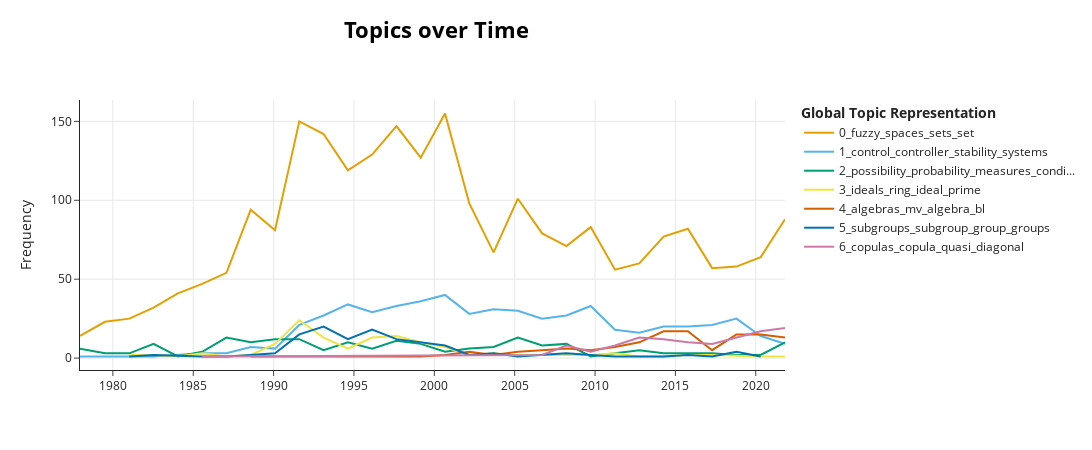

Write notebook code for a chart like this one.
### Code cell
top_n_topics = 7
img = topic_model.visualize_topics_over_time(topics_over_time, top_n_topics=top_n_topics)
img.show()

file_name = "plt\\plt_b_" +  str(nr_bins) + "_t_" + str(top_n_topics) + ".html"
# img.write_image("test.png")
img.write_html(file_name)

### Figure 1 — Plotly figure (JSON) as saved in the notebook; plotly's stock layout.template omitted (floating-point values rounded to 4 significant figures)
{"data": [{"hoverinfo": "text", "hovertext": ["<b>Topic 0</b><br>Words: decision, sets, team, alternatives, concept", "<b>Topic 0</b><br>Words: sets, fuzzy, decision, formal, implication", "<b>Topic 0</b><br>Words: fuzzy, relations, dynamical, metaphor, sets", "<b>Topic 0</b><br>Words: fuzzy, choice, criteria, sets, set", "<b>Topic 0</b><br>Words: fuzzy, relation, topological, vt, equations", "<b>Topic 0</b><br>Words: fuzzy, relation, decision, solution, topological", "<b>Topic 0</b><br>Words: fuzzy, decision, sets, set, utility", "<b>Topic 0</b><br>Words: dm, fuzzy, spaces, sets, topological", "<b>Topic 0</b><br>Words: fuzzy, set, sets, spaces, properties", "<b>Topic 0</b><br>Words: fuzzy, spaces, topological, space, sets", "<b>Topic 0</b><br>Words: fuzzy, spaces, topological, sets, properties", "<b>Topic 0</b><br>Words: fuzzy, preference, decision, properties, set", "<b>Topic 0</b><br>Words: fuzzy, sets, spaces, decision, preference", "<b>Topic 0</b><br>Words: fuzzy, numbers, spaces, sets, topological", "<b>Topic 0</b><br>Words: fuzzy, set, sets, paper, decision", "<b>Topic 0</b><br>Words: fuzzy, mappings, sets, decision, paper", "<b>Topic 0</b><br>Words: fuzzy, spaces, sets, uniform, mappings", "<b>Topic 0</b><br>Words: voter, spaces, fuzzy, aggregation, paper", "<b>Topic 0</b><br>Words: spaces, fuzzy, sets, logic, transitivity", "<b>Topic 0</b><br>Words: spaces, fuzzy, sets, connectedness, topological", "<b>Topic 0</b><br>Words: implications, fuzzy, spaces, interval, properties", "<b>Topic 0</b><br>Words: topological, spaces, metric, sets, fuzzy", "<b>Topic 0</b><br>Words: topological, spaces, fuzzy, solutions, relations", "<b>Topic 0</b><br>Words: aggregation, metric, fuzzy, reciprocal, implications", "<b>Topic 0</b><br>Words: preference, fuzzy, interval, decision, set", "<b>Topic 0</b><br>Words: fuzzy, aggregation, properties, metric, spaces", "<b>Topic 0</b><br>Words: aggregation, metric, fuzzy, functions, consistency", "<b>Topic 0</b><br>Words: implications, preference, fuzzy, set, type", "<b>Topic 0</b><br>Words: preference, numbers, fuzzy, functions, decision", "<b>Topic 0</b><br>Words: metric, choquet, fuzzy, aggregation, integral"], "marker": {"color": "#E69F00"}, "mode": "lines", "name": "0_fuzzy_spaces_sets_set", "x": ["1977-12-15T10:39:21.600000", "1979-07-06T20:48:00", "1981-01-08T17:36:00", "1982-07-14T14:24:00", "1984-01-17T11:12:00", "1985-07-22T08:00:00", "1987-01-25T04:48:00", "1988-07-30T01:36:00", "1990-02-01T22:24:00", "1991-08-07T19:12:00", "1993-02-09T16:00:00", "1994-08-15T12:48:00", "1996-02-18T09:36:00", "1997-08-23T06:24:00", "1999-02-26T03:12:00", "2000-08-31T00:00:00", "2002-03-05T20:48:00", "2003-09-08T17:36:00", "2005-03-13T14:24:00", "2006-09-16T11:12:00", "2008-03-21T08:00:00", "2009-09-24T04:48:00", "2011-03-30T01:36:00", "2012-10-01T22:24:00", "2014-04-06T19:12:00", "2015-10-10T16:00:00", "2017-04-14T12:48:00", "2018-10-18T09:36:00", "2020-04-22T06:24:00", "2021-10-26T03:12:00"], "y": [14, 23, 25, 32, 41, 47, 54, 94, 81, 150, 142, 119, 129, 147, 127, 155, 98, 67, 101, 79, 71, 83, 56, 60, 77, 82, 57, 58, 64, 88], "type": "scatter"}, {"hoverinfo": "text", "hovertext": ["<b>Topic 1</b><br>Words: subsequent, adjustment, reviewed, explicitly, identified", "<b>Topic 1</b><br>Words: distinguish, classes, computationally, supervised, artificial", "<b>Topic 1</b><br>Words: vocal, emitted, tiredness, humour, speaker", "<b>Topic 1</b><br>Words: classifier, utilizing, diagnostics, experimentation, medicine", "<b>Topic 1</b><br>Words: subclassifiers, algorithm, possibility, classification, shown", "<b>Topic 1</b><br>Words: speech, parsing, controller, self, organizing", "<b>Topic 1</b><br>Words: recognition, speech, pattern, controller, pi", "<b>Topic 1</b><br>Words: pad, controller, control, recognition, simple", "<b>Topic 1</b><br>Words: control, controller, rules, controllers, design", "<b>Topic 1</b><br>Words: control, controller, output, rules, learning", "<b>Topic 1</b><br>Words: control, controller, learning, rules, rule", "<b>Topic 1</b><br>Words: rules, neural, control, controller, stability", "<b>Topic 1</b><br>Words: control, controllers, controller, rules, learning", "<b>Topic 1</b><br>Words: control, learning, controller, neural, controllers", "<b>Topic 1</b><br>Words: control, controller, sliding, stability, controllers", "<b>Topic 1</b><br>Words: control, controller, learning, adaptive, systems", "<b>Topic 1</b><br>Words: control, rule, adaptive, learning, proposed", "<b>Topic 1</b><br>Words: control, stability, feedback, delay, controller", "<b>Topic 1</b><br>Words: stability, delay, control, conditions, systems", "<b>Topic 1</b><br>Words: control, controller, delay, design, systems", "<b>Topic 1</b><br>Words: control, nonlinear, delay, design, systems", "<b>Topic 1</b><br>Words: control, som, adaptive, controller, stability", "<b>Topic 1</b><br>Words: controller, control, drowsiness, nonlinear, feedback", "<b>Topic 1</b><br>Words: control, design, nonlinear, systems, adaptive", "<b>Topic 1</b><br>Words: control, controller, design, tracking, adaptive", "<b>Topic 1</b><br>Words: control, controller, design, nonlinear, feedback", "<b>Topic 1</b><br>Words: control, controller, systems, design, nonlinear", "<b>Topic 1</b><br>Words: control, pde, tracking, lyapunov, error", "<b>Topic 1</b><br>Words: stability, descriptions, facial, controller, multirate"], "marker": {"color": "#56B4E9"}, "mode": "lines", "name": "1_control_controller_stability_systems", "x": ["1977-12-15T10:39:21.600000", "1979-07-06T20:48:00", "1981-01-08T17:36:00", "1982-07-14T14:24:00", "1985-07-22T08:00:00", "1987-01-25T04:48:00", "1988-07-30T01:36:00", "1990-02-01T22:24:00", "1991-08-07T19:12:00", "1993-02-09T16:00:00", "1994-08-15T12:48:00", "1996-02-18T09:36:00", "1997-08-23T06:24:00", "1999-02-26T03:12:00", "2000-08-31T00:00:00", "2002-03-05T20:48:00", "2003-09-08T17:36:00", "2005-03-13T14:24:00", "2006-09-16T11:12:00", "2008-03-21T08:00:00", "2009-09-24T04:48:00", "2011-03-30T01:36:00", "2012-10-01T22:24:00", "2014-04-06T19:12:00", "2015-10-10T16:00:00", "2017-04-14T12:48:00", "2018-10-18T09:36:00", "2020-04-22T06:24:00", "2021-10-26T03:12:00"], "y": [1, 1, 1, 1, 3, 3, 7, 6, 21, 27, 34, 29, 33, 36, 40, 28, 31, 30, 25, 27, 33, 18, 16, 20, 20, 21, 25, 14, 9], "type": "scatter"}, {"hoverinfo": "text", "hovertext": ["<b>Topic 2</b><br>Words: possibility, probability, distribution, conditional, theory", "<b>Topic 2</b><br>Words: probability, space, probabilistic, measurable, measurability", "<b>Topic 2</b><br>Words: postulate, complement, measure, subsets, event", "<b>Topic 2</b><br>Words: measures, possibility, probability, certainty, random", "<b>Topic 2</b><br>Words: subset, probability, representation, event, intersection", "<b>Topic 2</b><br>Words: probability, measure, events, possibility, certainty", "<b>Topic 2</b><br>Words: possibility, measures, evidence, measure, probability", "<b>Topic 2</b><br>Words: possibility, probability, events, labor, manufacturing", "<b>Topic 2</b><br>Words: measures, possibility, probability, measure, complement", "<b>Topic 2</b><br>Words: possibility, programme, probability, measure, events", "<b>Topic 2</b><br>Words: scale, probability, measure, measurable, possibility", "<b>Topic 2</b><br>Words: possibility, uncertainty, fcds, conditional, principles", "<b>Topic 2</b><br>Words: probability, probabilities, events, theory, possibility", "<b>Topic 2</b><br>Words: possibility, probability, measures, distribution, measure", "<b>Topic 2</b><br>Words: possibility, conditioning, measures, independence, conditional", "<b>Topic 2</b><br>Words: ample, probability, belief, possibility, theory", "<b>Topic 2</b><br>Words: possibility, necessity, measures, belief, measure", "<b>Topic 2</b><br>Words: possibility, probability, conditional, theory, fusion", "<b>Topic 2</b><br>Words: probability, possibility, measures, belief, probabilities", "<b>Topic 2</b><br>Words: possibility, belief, negotiation, probability, sources", "<b>Topic 2</b><br>Words: possibility, probability, conditional, dempster, information", "<b>Topic 2</b><br>Words: agreement, quantity, conflict, belief, prioritized", "<b>Topic 2</b><br>Words: merge, coherence, coreferent, conditional, fusion", "<b>Topic 2</b><br>Words: probability, possibility, judgment, bayesian, measure", "<b>Topic 2</b><br>Words: conditional, possibility, implied, strike, volatility", "<b>Topic 2</b><br>Words: neo, conditional, measures, envelopes, possibility", "<b>Topic 2</b><br>Words: possibility, probability, conditioning, random, measures", "<b>Topic 2</b><br>Words: conflict, possibility, pyt, ev, consistency", "<b>Topic 2</b><br>Words: nl, models, probabilities, sure, possibility", "<b>Topic 2</b><br>Words: possibility, probability, belief, conditional, probabilities"], "marker": {"color": "#009E73"}, "mode": "lines", "name": "2_possibility_probability_measures_condi...", "x": ["1977-12-15T10:39:21.600000", "1979-07-06T20:48:00", "1981-01-08T17:36:00", "1982-07-14T14:24:00", "1984-01-17T11:12:00", "1985-07-22T08:00:00", "1987-01-25T04:48:00", "1988-07-30T01:36:00", "1990-02-01T22:24:00", "1991-08-07T19:12:00", "1993-02-09T16:00:00", "1994-08-15T12:48:00", "1996-02-18T09:36:00", "1997-08-23T06:24:00", "1999-02-26T03:12:00", "2000-08-31T00:00:00", "2002-03-05T20:48:00", "2003-09-08T17:36:00", "2005-03-13T14:24:00", "2006-09-16T11:12:00", "2008-03-21T08:00:00", "2009-09-24T04:48:00", "2011-03-30T01:36:00", "2012-10-01T22:24:00", "2014-04-06T19:12:00", "2015-10-10T16:00:00", "2017-04-14T12:48:00", "2018-10-18T09:36:00", "2020-04-22T06:24:00", "2021-10-26T03:12:00"], "y": [6, 3, 3, 9, 1, 4, 13, 10, 12, 12, 5, 10, 6, 11, 9, 4, 6, 7, 13, 8, 9, 1, 3, 5, 3, 3, 3, 2, 2, 10], "type": "scatter"}, {"hoverinfo": "text", "hovertext": ["<b>Topic 3</b><br>Words: semiprimality, ideals, semigroups, semigroup, bi", "<b>Topic 3</b><br>Words: ideals, operations, fundamental, ring, ideal", "<b>Topic 3</b><br>Words: ideals, basically, definition, deduced, triangular", "<b>Topic 3</b><br>Words: tnf, algebra, ideals, ring, rings", "<b>Topic 3</b><br>Words: convolution, semigroups, compact, algebras, structure", "<b>Topic 3</b><br>Words: prime, ideals, ideal, primary, completely", "<b>Topic 3</b><br>Words: ideals, ideal, ring, semiprimary, rings", "<b>Topic 3</b><br>Words: ring, ideal, ideals, prime, radical", "<b>Topic 3</b><br>Words: ideals, ring, prime, ideal, semiprime", "<b>Topic 3</b><br>Words: ideals, ring, prime, ideal, substructures", "<b>Topic 3</b><br>Words: ideals, lie, prime, ideal, ring", "<b>Topic 3</b><br>Words: ideals, ideal, ring, prime, subsemigroup", "<b>Topic 3</b><br>Words: ideals, semigroup, congruences, ideal, ring", "<b>Topic 3</b><br>Words: ideals, ring, semigroup, ideal, prime", "<b>Topic 3</b><br>Words: domains, subalgebras, star, ideals, invertibility", "<b>Topic 3</b><br>Words: pan, ideals, subalgebras, ring, ideal", "<b>Topic 3</b><br>Words: equalities, algebras, ideals, vychodil, publication", "<b>Topic 3</b><br>Words: sentences, matrixes, transferable, holding, algebra", "<b>Topic 3</b><br>Words: hyperrings, logics, hyperring, subfuzzy, allwein", "<b>Topic 3</b><br>Words: ideals, hemiring, prime, spectrum, algebras", "<b>Topic 3</b><br>Words: ideals, ring, noncommutative, classifiable, prime", "<b>Topic 3</b><br>Words: semistar, overring, domain, operation, fer", "<b>Topic 3</b><br>Words: reconstructibility, equalities, identities, countable, ideals", "<b>Topic 3</b><br>Words: ideals, semicomplete, lattice, semilattices, orders", "<b>Topic 3</b><br>Words: semistar, ideals, semigroups, semigroup, operation", "<b>Topic 3</b><br>Words: algebra, subsets, subuniverses, subalgebras, universal", "<b>Topic 3</b><br>Words: ckl, congruence, ideal, algebras, ideals"], "marker": {"color": "#F0E442"}, "mode": "lines", "name": "3_ideals_ring_ideal_prime", "x": ["1981-01-08T17:36:00", "1982-07-14T14:24:00", "1984-01-17T11:12:00", "1985-07-22T08:00:00", "1987-01-25T04:48:00", "1988-07-30T01:36:00", "1990-02-01T22:24:00", "1991-08-07T19:12:00", "1993-02-09T16:00:00", "1994-08-15T12:48:00", "1996-02-18T09:36:00", "1997-08-23T06:24:00", "1999-02-26T03:12:00", "2000-08-31T00:00:00", "2002-03-05T20:48:00", "2003-09-08T17:36:00", "2005-03-13T14:24:00", "2006-09-16T11:12:00", "2008-03-21T08:00:00", "2009-09-24T04:48:00", "2011-03-30T01:36:00", "2012-10-01T22:24:00", "2014-04-06T19:12:00", "2015-10-10T16:00:00", "2017-04-14T12:48:00", "2020-04-22T06:24:00", "2021-10-26T03:12:00"], "y": [2, 2, 1, 3, 1, 2, 9, 24, 13, 6, 13, 14, 10, 7, 2, 3, 2, 2, 2, 2, 3, 1, 1, 2, 2, 1, 1], "type": "scatter"}, {"hoverinfo": "text", "hovertext": ["<b>Topic 4</b><br>Words: bz, poset, orthocomplementations, algebras, brouwer", "<b>Topic 4</b><br>Words: bzmvdm, algebra, algebras, mv, sharp", "<b>Topic 4</b><br>Words: valuation, faithful, effect, algebra, modular", "<b>Topic 4</b><br>Words: algebras, modular, bl, heyting, effect", "<b>Topic 4</b><br>Words: wpbl, algebras, negations, weak, algebra", "<b>Topic 4</b><br>Words: filters, effect, algebras, implicative, boolean", "<b>Topic 4</b><br>Words: algebras, bl, effect, mv, pseudo", "<b>Topic 4</b><br>Words: algebras, algebra, divisible, mv, residuated", "<b>Topic 4</b><br>Words: algebras, algebra, filter, filters, stone", "<b>Topic 4</b><br>Words: algebras, filters, mtl, mv, eq", "<b>Topic 4</b><br>Words: algebras, mv, algebra, bl, mtl", "<b>Topic 4</b><br>Words: algebras, mv, filters, algebra, bl", "<b>Topic 4</b><br>Words: algebras, mv, algebra, bl, derivations", "<b>Topic 4</b><br>Words: algebras, monadic, effect, hyper, algebra", "<b>Topic 4</b><br>Words: algebras, algebra, mv, emv, residuated", "<b>Topic 4</b><br>Words: algebras, mv, bl, algebra, lattice", "<b>Topic 4</b><br>Words: algebras, algebra, mv, perfect, eq"], "marker": {"color": "#D55E00"}, "mode": "lines", "name": "4_algebras_mv_algebra_bl", "x": ["1988-07-30T01:36:00", "1999-02-26T03:12:00", "2000-08-31T00:00:00", "2002-03-05T20:48:00", "2003-09-08T17:36:00", "2005-03-13T14:24:00", "2006-09-16T11:12:00", "2008-03-21T08:00:00", "2009-09-24T04:48:00", "2011-03-30T01:36:00", "2012-10-01T22:24:00", "2014-04-06T19:12:00", "2015-10-10T16:00:00", "2017-04-14T12:48:00", "2018-10-18T09:36:00", "2020-04-22T06:24:00", "2021-10-26T03:12:00"], "y": [1, 1, 2, 4, 2, 4, 5, 6, 5, 7, 10, 17, 17, 5, 15, 15, 13], "type": "scatter"}, {"hoverinfo": "text", "hovertext": ["<b>Topic 5</b><br>Words: subgroup, subgroups, group, inequality, generated", "<b>Topic 5</b><br>Words: subgroups, subgroup, products, product, anthony", "<b>Topic 5</b><br>Words: semidirect, subgroups, subgroup, product, sherwood", "<b>Topic 5</b><br>Words: subgroups, product, group, analogously, interested", "<b>Topic 5</b><br>Words: subgroups, group, sessa, das, sherwood", "<b>Topic 5</b><br>Words: subgroups, subgroup, anti, group, level", "<b>Topic 5</b><br>Words: subgroups, subgroup, group, product, groups", "<b>Topic 5</b><br>Words: subgroup, subgroups, group, divisible, quasinormal", "<b>Topic 5</b><br>Words: subgroups, subgroup, group, groups, asaad", "<b>Topic 5</b><br>Words: subgroups, group, subgroup, gl, groups", "<b>Topic 5</b><br>Words: group, subgroups, subgroup, normal, px", "<b>Topic 5</b><br>Words: subgroup, subgroups, group, notion, tl", "<b>Topic 5</b><br>Words: subgroups, group, subgroup, subgroupoids, groups", "<b>Topic 5</b><br>Words: subgroups, keychain, subgroup, distinct, bhakat", "<b>Topic 5</b><br>Words: subgroups, subgroup, group, cartesian, zqm", "<b>Topic 5</b><br>Words: subgroups, equivalence, makamba, murali, discusses", "<b>Topic 5</b><br>Words: join, subgroups, group, hypergroupoid, hyperstructures", "<b>Topic 5</b><br>Words: ary, join, hypergroups, groupoid, canonical", "<b>Topic 5</b><br>Words: subgroups, operation, cartesian, chon, necessary", "<b>Topic 5</b><br>Words: skeleton, group, construction, groups, subgroups", "<b>Topic 5</b><br>Words: group, subgroups, subgroup, equivalence, groups", "<b>Topic 5</b><br>Words: mi, group, subgroups, groups, subgroup", "<b>Topic 5</b><br>Words: subgroups, group, subgroup, annihilator, equivalence", "<b>Topic 5</b><br>Words: subgroup, subgroups, aggregation, group, proven"], "marker": {"color": "#0072B2"}, "mode": "lines", "name": "5_subgroups_subgroup_group_groups", "x": ["1981-01-08T17:36:00", "1982-07-14T14:24:00", "1985-07-22T08:00:00", "1987-01-25T04:48:00", "1988-07-30T01:36:00", "1990-02-01T22:24:00", "1991-08-07T19:12:00", "1993-02-09T16:00:00", "1994-08-15T12:48:00", "1996-02-18T09:36:00", "1997-08-23T06:24:00", "1999-02-26T03:12:00", "2000-08-31T00:00:00", "2002-03-05T20:48:00", "2003-09-08T17:36:00", "2005-03-13T14:24:00", "2008-03-21T08:00:00", "2009-09-24T04:48:00", "2011-03-30T01:36:00", "2014-04-06T19:12:00", "2015-10-10T16:00:00", "2017-04-14T12:48:00", "2018-10-18T09:36:00", "2020-04-22T06:24:00"], "y": [1, 2, 1, 1, 2, 3, 15, 20, 12, 18, 12, 10, 8, 2, 3, 1, 3, 2, 1, 1, 2, 1, 4, 1], "type": "scatter"}, {"hoverinfo": "text", "hovertext": ["<b>Topic 6</b><br>Words: distributions, ply, gaussian, exact, approximations", "<b>Topic 6</b><br>Words: menger, copulas, copula, compact, imaoka", "<b>Topic 6</b><br>Words: copulas, semilinear, concavity, cuadras, aug", "<b>Topic 6</b><br>Words: copulas, copula, quasi, flipping, transformations", "<b>Topic 6</b><br>Words: copulas, conic, quasi, copula, irreducible", "<b>Topic 6</b><br>Words: copulas, aggregation, copula, submeasures, flipping", "<b>Topic 6</b><br>Words: copula, copulas, quasi, diagonal, trivariate", "<b>Topic 6</b><br>Words: copulas, copula, diagonal, aggregation, tail", "<b>Topic 6</b><br>Words: copulas, copula, diagonal, tail, dependence", "<b>Topic 6</b><br>Words: copulas, copula, diagonal, transformations, bivariate", "<b>Topic 6</b><br>Words: copulas, copula, capacity, bivariate, diagonal", "<b>Topic 6</b><br>Words: copulas, copula, quasi, rmm, bivariate", "<b>Topic 6</b><br>Words: copulas, copula, multivariate, bivariate, quasi"], "marker": {"color": "#CC79A7"}, "mode": "lines", "name": "6_copulas_copula_quasi_diagonal", "x": ["1985-07-22T08:00:00", "2003-09-08T17:36:00", "2006-09-16T11:12:00", "2008-03-21T08:00:00", "2009-09-24T04:48:00", "2011-03-30T01:36:00", "2012-10-01T22:24:00", "2014-04-06T19:12:00", "2015-10-10T16:00:00", "2017-04-14T12:48:00", "2018-10-18T09:36:00", "2020-04-22T06:24:00", "2021-10-26T03:12:00"], "y": [1, 2, 2, 8, 4, 8, 13, 12, 10, 9, 13, 17, 19], "type": "scatter"}], "layout": {"xaxis": {"showgrid": true}, "yaxis": {"showgrid": true, "title": {"text": "Frequency"}}, "title": {"font": {"size": 22, "color": "Black"}, "text": "<b>Topics over Time</b>", "y": 0.95, "x": 0.4, "xanchor": "center", "yanchor": "top"}, "hoverlabel": {"font": {"size": 16, "family": "Rockwell"}, "bgcolor": "white"}, "width": 1250, "height": 450, "legend": {"title": {"text": "<b>Global Topic Representation"}}}}
